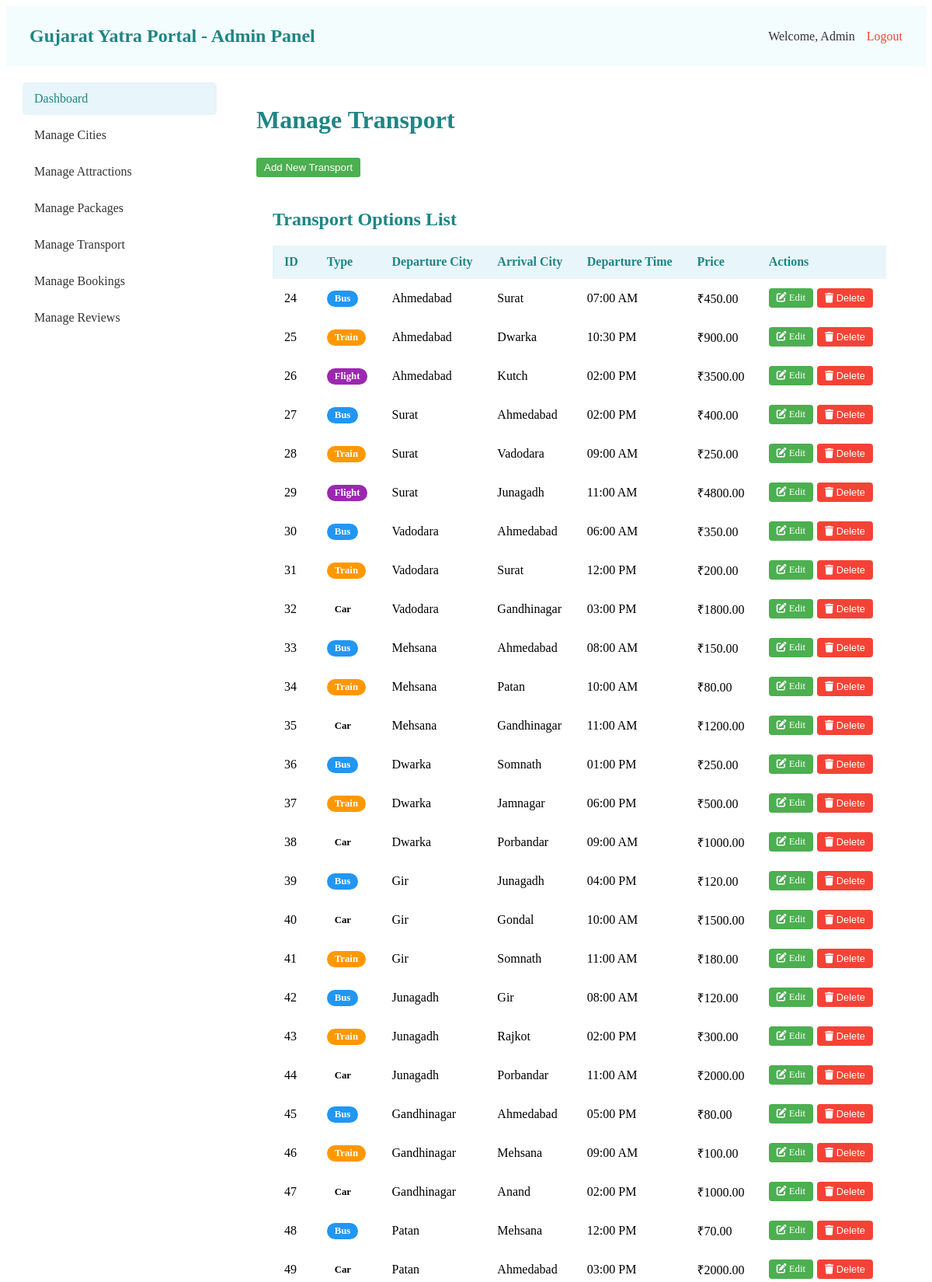
/admin/manage_transport.php (upper part), run on the app's committed database.
### tables this page shows
CREATE TABLE `transport_options` (
  `transport_id` int(11) NOT NULL,
  `transport_type` enum('bus','train','flight','car') NOT NULL,
  `departure_city_id` int(11) DEFAULT NULL,
  `arrival_city_id` int(11) DEFAULT NULL,
  `departure_time` time NOT NULL,
  `arrival_time` time DEFAULT NULL,
  `approx_price` decimal(10,2) NOT NULL,
  `description` text DEFAULT NULL
);

### admin/manage_transport.php (the view, shortened to what this page needs)
<?php
include('../includes/db_connect.php');
$cities_sql = "SELECT city_id, city_name FROM cities ORDER BY city_name";
$cities_result = mysqli_query($conn, $cities_sql);
$cities_lookup = [];
while ($city = mysqli_fetch_assoc($cities_result)) {
    $cities_lookup[$city['city_id']] = $city['city_name'];
}
?>
<!DOCTYPE html>
<html lang="en">
<head>
    <link rel="stylesheet" href="https://cdnjs.cloudflare.com/ajax/libs/font-awesome/6.0.0-beta3/css/all.min.css">
</head>
<body>
    <?php include 'admin_header.php'; ?>
    <div class="admin-container">
        <?php include 'admin_sidebar.php'; ?>
    <div class="admin-content">
        <h1 style="color: #1f8585ff; margin-bottom: 30px;">Manage Transport</h1>
        <button class="btn-add" onclick="openAddModal()">Add New Transport</button>
        <div class="table-container glass">
            <h2 style="color: #1f8585ff; margin-bottom: 20px;">Transport Options List</h2>
            <table>
                <thead>
                    <tr>
                        <th>ID</th>
                        <th>Type</th>
                        <th>Departure City</th>
                        <th>Arrival City</th>
                        <th>Departure Time</th>
                        <th>Price</th>
                        <th>Actions</th>
                    </tr>
                </thead>
                <tbody>
                    <?php
                    $sql = "SELECT * FROM transport_options ORDER BY transport_id";
                    $result = mysqli_query($conn, $sql);
                    while ($row = mysqli_fetch_assoc($result)) {
                        $badge_class = '';
                        if ($row['transport_type'] == 'bus') $badge_class = 'badge-bus';
                        if ($row['transport_type'] == 'train') $badge_class = 'badge-train';
                        if ($row['transport_type'] == 'flight') $badge_class = 'badge-flight';
                        if ($row['transport_type'] == 'car') $badge_class = 'badge-car';
                        echo '<tr>';
                        echo '<td>' . $row['transport_id'] . '</td>';
                        echo '<td><span class="transport-badge ' . $badge_class . '">' . ucfirst($row['transport_type']) . '</span></td>';
                        echo '<td>' . htmlspecialchars($cities_lookup[$row['departure_city_id']] ?? 'N/A') . '</td>';
                        echo '<td>' . htmlspecialchars($cities_lookup[$row['arrival_city_id']] ?? 'N/A') . '</td>';
                        echo '<td>' . date('h:i A', strtotime($row['departure_time'])) . '</td>';
                        echo '<td>₹' . $row['approx_price'] . '</td>';
                        echo '<td class="action-btns">';
                        echo '<a href="#" class="edit-btn" onclick="openEditModal(' . $row['transport_id'] . ', \'' . htmlspecialchars($row['transport_type'], ENT_QUOTES) . '\', ' . $row['departure_city_id'] . ', ' . $row['arrival_city_id'] . ', \'' . htmlspecialchars($row['departure_time'], ENT_QUOTES) . '\', \'' . htmlspecialchars($row['arrival_time'], ENT_QUOTES) . '\', \'' . $row['approx_price'] . '\', \'' . htmlspecialchars($row['description'], ENT_QUOTES) . '\')"><i class="fas fa-edit"></i> Edit</a>';
                        echo '<form method="POST" action="" style="display:inline;">';
                        echo '<button type="submit" name="delete_transport" class="delete-btn" onclick="return confirm(\'Are you sure you want to delete this transport option?\')"><i class="fas fa-trash"></i> Delete</button>';
                        echo '</form>';
                        echo '</td>';
                        echo '</tr>';
                    }
                    ?>
                </tbody>
            </table>
        </div>
    </div>
</div>
</body>
</html>

### admin/admin_styles.css (style rules this page uses)
.admin-container { display: flex; min-height: calc(100vh - 80px); }
.admin-content { flex: 1; padding: 30px; background: rgba(255, 255, 255, 0.1); }
.glass { background: rgba(255, 255, 255, 0.15); backdrop-filter: blur(10px); border-radius: 15px; border: 1px solid rgba(255, 255, 255, 0.2); }
.action-btns { display: flex; gap: 5px; }
.action-btns button, .action-btns a { padding: 5px 10px; border: none; border-radius: 4px; cursor: pointer; font-size: 0.8rem; }
.edit-btn { background: #4CAF50; color: white; text-decoration: none; }
.delete-btn { background: #F44336; color: white; }
table { width: 100%; border-collapse: collapse; margin-top: 20px; }
table th, table td { padding: 12px 15px; text-align: left; border-bottom: 1px solid rgba(255, 255, 255, 0.2); }
table th { background: rgba(180, 221, 238, 0.3); color: #1f8585ff; font-weight: 600; }
.btn-update, .btn-add { background: #4CAF50; color: white; border: none; padding: 5px 10px; border-radius: 3px; cursor: pointer; }
.table-container { padding: 20px; }
.table-container h2 { color: #1f8585ff; margin-bottom: 20px; }
.transport-badge { display: inline-block; padding: 3px 10px; border-radius: 20px; font-size: 0.8rem; font-weight: 600; }
.badge-bus { background-color: #2196F3; color: white; }
.badge-train { background-color: #FF9800; color: white; }
.badge-flight { background-color: #9C27B0; color: white; }

### data on the page
transport_options: transport_id "24", transport_type "Bus", departure_city "Ahmedabad", arrival_city "Surat", departure_time "07:00 AM", approx_price "450.00"
transport_options: transport_id "25", transport_type "Train", departure_city "Ahmedabad", arrival_city "Dwarka", departure_time "10:30 PM", approx_price "900.00"
transport_options: transport_id "26", transport_type "Flight", departure_city "Ahmedabad", arrival_city "Kutch", departure_time "02:00 PM", approx_price "3500.00"
transport_options: transport_id "27", transport_type "Bus", departure_city "Surat", arrival_city "Ahmedabad", departure_time "02:00 PM", approx_price "400.00"
transport_options: transport_id "28", transport_type "Train", departure_city "Surat", arrival_city "Vadodara", departure_time "09:00 AM", approx_price "250.00"
transport_options: transport_id "29", transport_type "Flight", departure_city "Surat", arrival_city "Junagadh", departure_time "11:00 AM", approx_price "4800.00"
transport_options: transport_id "30", transport_type "Bus", departure_city "Vadodara", arrival_city "Ahmedabad", departure_time "06:00 AM", approx_price "350.00"
transport_options: transport_id "31", transport_type "Train", departure_city "Vadodara", arrival_city "Surat", departure_time "12:00 PM", approx_price "200.00"
transport_options: transport_id "32", transport_type "Car", departure_city "Vadodara", arrival_city "Gandhinagar", departure_time "03:00 PM", approx_price "1800.00"
transport_options: transport_id "33", transport_type "Bus", departure_city "Mehsana", arrival_city "Ahmedabad", departure_time "08:00 AM", approx_price "150.00"
transport_options: transport_id "34", transport_type "Train", departure_city "Mehsana", arrival_city "Patan", departure_time "10:00 AM", approx_price "80.00"
transport_options: transport_id "35", transport_type "Car", departure_city "Mehsana", arrival_city "Gandhinagar", departure_time "11:00 AM", approx_price "1200.00"
transport_options: transport_id "36", transport_type "Bus", departure_city "Dwarka", arrival_city "Somnath", departure_time "01:00 PM", approx_price "250.00"
transport_options: transport_id "37", transport_type "Train", departure_city "Dwarka", arrival_city "Jamnagar", departure_time "06:00 PM", approx_price "500.00"
transport_options: transport_id "38", transport_type "Car", departure_city "Dwarka", arrival_city "Porbandar", departure_time "09:00 AM", approx_price "1000.00"
transport_options: transport_id "39", transport_type "Bus", departure_city "Gir", arrival_city "Junagadh", departure_time "04:00 PM", approx_price "120.00"
transport_options: transport_id "40", transport_type "Car", departure_city "Gir", arrival_city "Gondal", departure_time "10:00 AM", approx_price "1500.00"
transport_options: transport_id "41", transport_type "Train", departure_city "Gir", arrival_city "Somnath", departure_time "11:00 AM", approx_price "180.00"
transport_options: transport_id "42", transport_type "Bus", departure_city "Junagadh", arrival_city "Gir", departure_time "08:00 AM", approx_price "120.00"
transport_options: transport_id "43", transport_type "Train", departure_city "Junagadh", arrival_city "Rajkot", departure_time "02:00 PM", approx_price "300.00"
transport_options: transport_id "44", transport_type "Car", departure_city "Junagadh", arrival_city "Porbandar", departure_time "11:00 AM", approx_price "2000.00"
transport_options: transport_id "45", transport_type "Bus", departure_city "Gandhinagar", arrival_city "Ahmedabad", departure_time "05:00 PM", approx_price "80.00"
transport_options: transport_id "46", transport_type "Train", departure_city "Gandhinagar", arrival_city "Mehsana", departure_time "09:00 AM", approx_price "100.00"
transport_options: transport_id "47", transport_type "Car", departure_city "Gandhinagar", arrival_city "Anand", departure_time "02:00 PM", approx_price "1000.00"
transport_options: transport_id "48", transport_type "Bus", departure_city "Patan", arrival_city "Mehsana", departure_time "12:00 PM", approx_price "70.00"
transport_options: transport_id "49", transport_type "Car", departure_city "Patan", arrival_city "Ahmedabad", departure_time "03:00 PM", approx_price "2000.00"

### other printed values
$_SESSION['admin_username'] "Admin"
